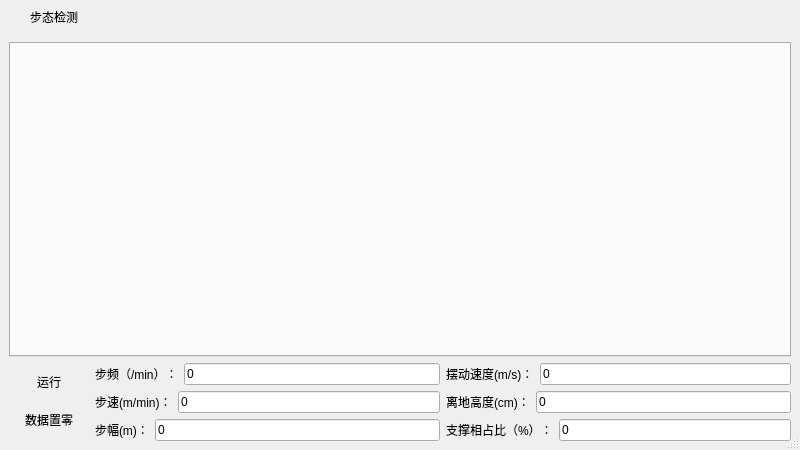
<?xml version="1.0" encoding="UTF-8"?>
<ui version="4.0">
 <class>GaitCount</class>
 <widget class="QDialog" name="GaitCount">
  <property name="geometry">
   <rect>
    <x>0</x>
    <y>0</y>
    <width>800</width>
    <height>450</height>
   </rect>
  </property>
  <property name="windowTitle">
   <string>Dialog</string>
  </property>
  <property name="sizeGripEnabled">
   <bool>true</bool>
  </property>
  <layout class="QVBoxLayout" name="verticalLayout_5">
   <property name="spacing">
    <number>0</number>
   </property>
   <property name="leftMargin">
    <number>0</number>
   </property>
   <property name="topMargin">
    <number>0</number>
   </property>
   <property name="rightMargin">
    <number>0</number>
   </property>
   <property name="bottomMargin">
    <number>0</number>
   </property>
   <item>
    <widget class="QWidget" name="widget_title" native="true">
     <property name="sizePolicy">
      <sizepolicy hsizetype="Preferred" vsizetype="Fixed">
       <horstretch>0</horstretch>
       <verstretch>0</verstretch>
      </sizepolicy>
     </property>
     <property name="minimumSize">
      <size>
       <width>100</width>
       <height>33</height>
      </size>
     </property>
     <layout class="QHBoxLayout" name="horizontalLayout_8">
      <property name="spacing">
       <number>0</number>
      </property>
      <property name="leftMargin">
       <number>0</number>
      </property>
      <property name="topMargin">
       <number>0</number>
      </property>
      <property name="rightMargin">
       <number>0</number>
      </property>
      <property name="bottomMargin">
       <number>0</number>
      </property>
      <item>
       <widget class="QLabel" name="lab_Ico">
        <property name="sizePolicy">
         <sizepolicy hsizetype="Minimum" vsizetype="Minimum">
          <horstretch>0</horstretch>
          <verstretch>0</verstretch>
         </sizepolicy>
        </property>
        <property name="minimumSize">
         <size>
          <width>30</width>
          <height>0</height>
         </size>
        </property>
        <property name="text">
         <string/>
        </property>
        <property name="alignment">
         <set>Qt::AlignCenter</set>
        </property>
       </widget>
      </item>
      <item>
       <widget class="QLabel" name="lab_Title">
        <property name="sizePolicy">
         <sizepolicy hsizetype="Expanding" vsizetype="Minimum">
          <horstretch>0</horstretch>
          <verstretch>0</verstretch>
         </sizepolicy>
        </property>
        <property name="styleSheet">
         <string notr="true">font: 10pt &quot;微软雅黑&quot;;</string>
        </property>
        <property name="text">
         <string>步态检测</string>
        </property>
        <property name="alignment">
         <set>Qt::AlignLeading|Qt::AlignLeft|Qt::AlignVCenter</set>
        </property>
       </widget>
      </item>
      <item>
       <widget class="QPushButton" name="btnMenu_Min">
        <property name="sizePolicy">
         <sizepolicy hsizetype="Minimum" vsizetype="Minimum">
          <horstretch>0</horstretch>
          <verstretch>0</verstretch>
         </sizepolicy>
        </property>
        <property name="minimumSize">
         <size>
          <width>31</width>
          <height>0</height>
         </size>
        </property>
        <property name="cursor">
         <cursorShape>ArrowCursor</cursorShape>
        </property>
        <property name="focusPolicy">
         <enum>Qt::NoFocus</enum>
        </property>
        <property name="toolTip">
         <string>最小化</string>
        </property>
        <property name="text">
         <string/>
        </property>
        <property name="flat">
         <bool>true</bool>
        </property>
       </widget>
      </item>
      <item>
       <widget class="QPushButton" name="btnMenu_Max">
        <property name="sizePolicy">
         <sizepolicy hsizetype="Minimum" vsizetype="Minimum">
          <horstretch>0</horstretch>
          <verstretch>0</verstretch>
         </sizepolicy>
        </property>
        <property name="minimumSize">
         <size>
          <width>31</width>
          <height>0</height>
         </size>
        </property>
        <property name="cursor">
         <cursorShape>ArrowCursor</cursorShape>
        </property>
        <property name="focusPolicy">
         <enum>Qt::NoFocus</enum>
        </property>
        <property name="toolTip">
         <string>最大化</string>
        </property>
        <property name="text">
         <string/>
        </property>
        <property name="flat">
         <bool>true</bool>
        </property>
       </widget>
      </item>
      <item>
       <widget class="QPushButton" name="btnMenu_Close">
        <property name="sizePolicy">
         <sizepolicy hsizetype="Minimum" vsizetype="Minimum">
          <horstretch>0</horstretch>
          <verstretch>0</verstretch>
         </sizepolicy>
        </property>
        <property name="minimumSize">
         <size>
          <width>40</width>
          <height>0</height>
         </size>
        </property>
        <property name="cursor">
         <cursorShape>ArrowCursor</cursorShape>
        </property>
        <property name="focusPolicy">
         <enum>Qt::NoFocus</enum>
        </property>
        <property name="toolTip">
         <string>关闭</string>
        </property>
        <property name="text">
         <string/>
        </property>
        <property name="flat">
         <bool>true</bool>
        </property>
       </widget>
      </item>
     </layout>
    </widget>
   </item>
   <item>
    <widget class="QWidget" name="Chartwidget" native="true">
     <layout class="QVBoxLayout" name="verticalLayout_4">
      <item>
       <widget class="QTabWidget" name="tabWidget">
        <property name="currentIndex">
         <number>-1</number>
        </property>
       </widget>
      </item>
      <item>
       <layout class="QHBoxLayout" name="horizontalLayout_2">
        <item>
         <layout class="QVBoxLayout" name="verticalLayout_3">
          <item>
           <widget class="QPushButton" name="runButton">
            <property name="text">
             <string>运行</string>
            </property>
            <property name="flat">
             <bool>true</bool>
            </property>
           </widget>
          </item>
          <item>
           <widget class="QPushButton" name="zeroButton">
            <property name="text">
             <string>数据置零</string>
            </property>
            <property name="flat">
             <bool>true</bool>
            </property>
           </widget>
          </item>
         </layout>
        </item>
        <item>
         <layout class="QVBoxLayout" name="verticalLayout">
          <item>
           <layout class="QHBoxLayout" name="horizontalLayout_3">
            <item>
             <widget class="QLabel" name="StepFrequencelabel">
              <property name="sizePolicy">
               <sizepolicy hsizetype="Minimum" vsizetype="Minimum">
                <horstretch>0</horstretch>
                <verstretch>0</verstretch>
               </sizepolicy>
              </property>
              <property name="maximumSize">
               <size>
                <width>16777215</width>
                <height>16777215</height>
               </size>
              </property>
              <property name="text">
               <string>步频（/min）：</string>
              </property>
             </widget>
            </item>
            <item>
             <widget class="QLineEdit" name="StepFrequenceEdit">
              <property name="maximumSize">
               <size>
                <width>16777215</width>
                <height>16777215</height>
               </size>
              </property>
              <property name="text">
               <string>0</string>
              </property>
             </widget>
            </item>
           </layout>
          </item>
          <item>
           <layout class="QHBoxLayout" name="horizontalLayout_4">
            <item>
             <widget class="QLabel" name="Speedlabel">
              <property name="sizePolicy">
               <sizepolicy hsizetype="Minimum" vsizetype="Minimum">
                <horstretch>0</horstretch>
                <verstretch>0</verstretch>
               </sizepolicy>
              </property>
              <property name="minimumSize">
               <size>
                <width>0</width>
                <height>0</height>
               </size>
              </property>
              <property name="text">
               <string>步速(m/min)：</string>
              </property>
             </widget>
            </item>
            <item>
             <widget class="QLineEdit" name="SpeedEdit">
              <property name="maximumSize">
               <size>
                <width>16777215</width>
                <height>16777215</height>
               </size>
              </property>
              <property name="text">
               <string>0</string>
              </property>
             </widget>
            </item>
           </layout>
          </item>
          <item>
           <layout class="QHBoxLayout" name="horizontalLayout_5">
            <item>
             <widget class="QLabel" name="StrideLengthlabel">
              <property name="sizePolicy">
               <sizepolicy hsizetype="Minimum" vsizetype="Minimum">
                <horstretch>0</horstretch>
                <verstretch>0</verstretch>
               </sizepolicy>
              </property>
              <property name="maximumSize">
               <size>
                <width>16777215</width>
                <height>16777215</height>
               </size>
              </property>
              <property name="text">
               <string>步幅(m)：</string>
              </property>
             </widget>
            </item>
            <item>
             <widget class="QLineEdit" name="StrideLengthEdit">
              <property name="maximumSize">
               <size>
                <width>16777215</width>
                <height>16777215</height>
               </size>
              </property>
              <property name="text">
               <string>0</string>
              </property>
             </widget>
            </item>
           </layout>
          </item>
         </layout>
        </item>
        <item>
         <layout class="QVBoxLayout" name="verticalLayout_2">
          <item>
           <layout class="QHBoxLayout" name="horizontalLayout_6">
            <item>
             <widget class="QLabel" name="SwingSpeedlabel">
              <property name="sizePolicy">
               <sizepolicy hsizetype="Minimum" vsizetype="Minimum">
                <horstretch>0</horstretch>
                <verstretch>0</verstretch>
               </sizepolicy>
              </property>
              <property name="maximumSize">
               <size>
                <width>16777215</width>
                <height>16777215</height>
               </size>
              </property>
              <property name="text">
               <string>摆动速度(m/s)：</string>
              </property>
             </widget>
            </item>
            <item>
             <widget class="QLineEdit" name="SwingSpeedEdit">
              <property name="maximumSize">
               <size>
                <width>16777215</width>
                <height>16777215</height>
               </size>
              </property>
              <property name="text">
               <string>0</string>
              </property>
             </widget>
            </item>
           </layout>
          </item>
          <item>
           <layout class="QHBoxLayout" name="horizontalLayout_7">
            <item>
             <widget class="QLabel" name="VerticalLengthlabel">
              <property name="sizePolicy">
               <sizepolicy hsizetype="Minimum" vsizetype="Minimum">
                <horstretch>0</horstretch>
                <verstretch>0</verstretch>
               </sizepolicy>
              </property>
              <property name="maximumSize">
               <size>
                <width>16777215</width>
                <height>16777215</height>
               </size>
              </property>
              <property name="text">
               <string>离地高度(cm)：</string>
              </property>
             </widget>
            </item>
            <item>
             <widget class="QLineEdit" name="VerticalLengthEdit">
              <property name="maximumSize">
               <size>
                <width>16777215</width>
                <height>16777215</height>
               </size>
              </property>
              <property name="text">
               <string>0</string>
              </property>
             </widget>
            </item>
           </layout>
          </item>
          <item>
           <layout class="QHBoxLayout" name="horizontalLayout">
            <item>
             <widget class="QLabel" name="StancePercentlabel">
              <property name="sizePolicy">
               <sizepolicy hsizetype="Minimum" vsizetype="Minimum">
                <horstretch>0</horstretch>
                <verstretch>0</verstretch>
               </sizepolicy>
              </property>
              <property name="maximumSize">
               <size>
                <width>16777215</width>
                <height>16777215</height>
               </size>
              </property>
              <property name="text">
               <string>支撑相占比（%）：</string>
              </property>
             </widget>
            </item>
            <item>
             <widget class="QLineEdit" name="StancePercentEdit">
              <property name="maximumSize">
               <size>
                <width>16777215</width>
                <height>16777215</height>
               </size>
              </property>
              <property name="text">
               <string>0</string>
              </property>
             </widget>
            </item>
           </layout>
          </item>
         </layout>
        </item>
       </layout>
      </item>
     </layout>
    </widget>
   </item>
  </layout>
 </widget>
 <resources/>
 <connections/>
</ui>
